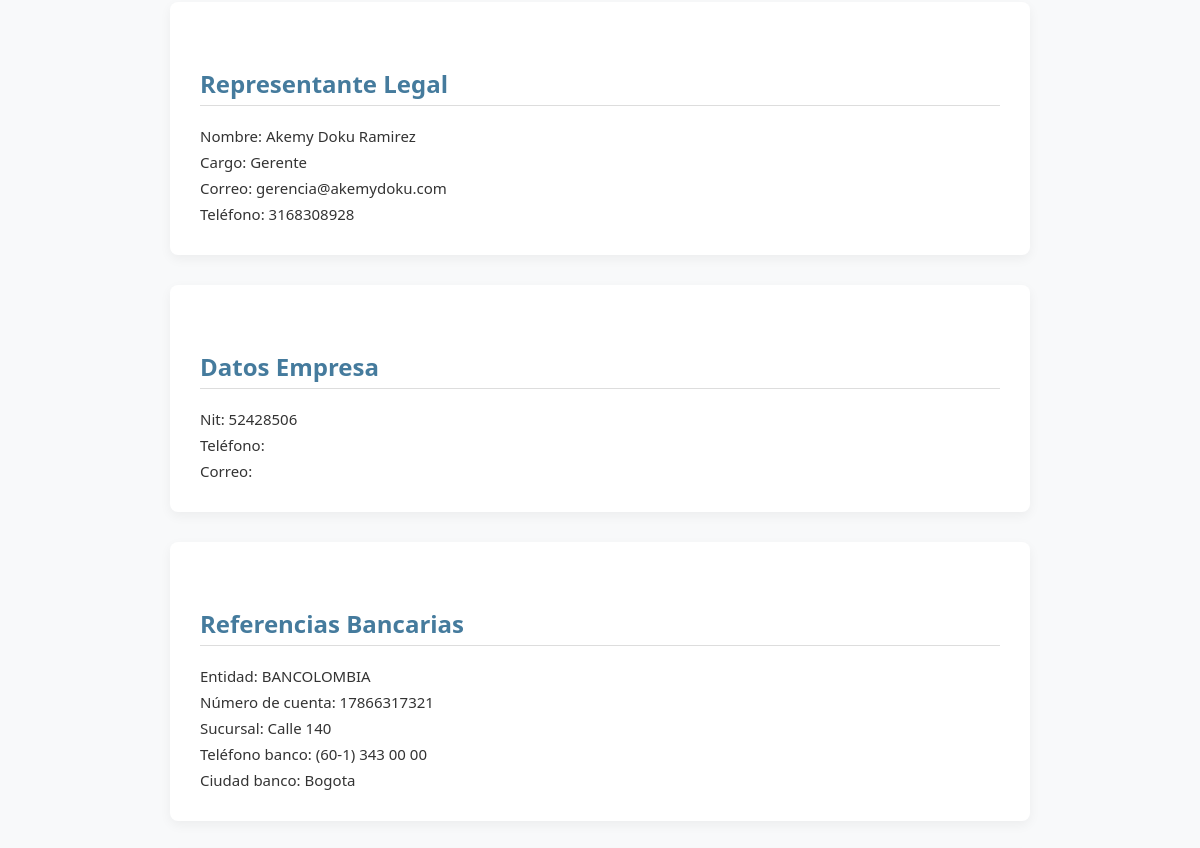
The page /cliente/8/ (middle part) on the database as committed earlier.
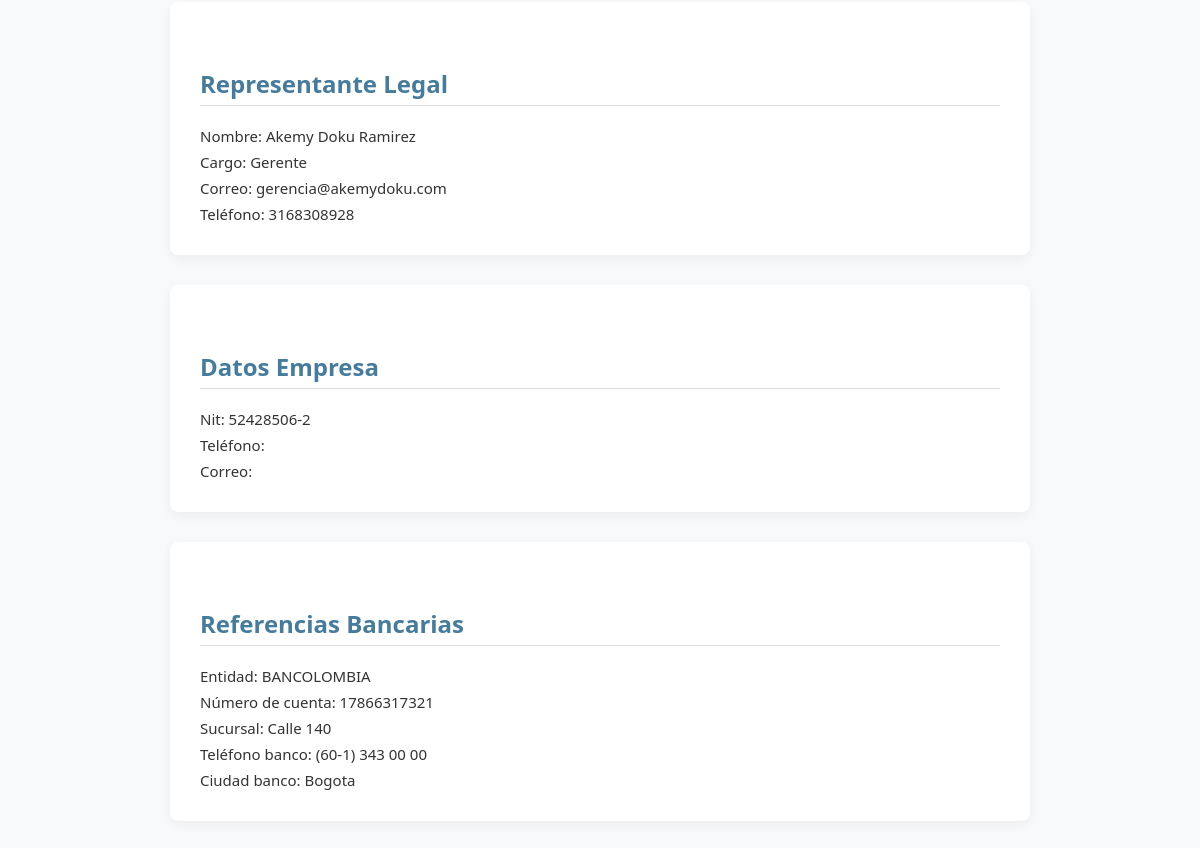
The same page on the database as committed later.
### clientes/models.py (models this page shows, shortened)
class Cliente(models.Model):
    nombre_empresa = models.CharField(max_length=150)
    nit = models.CharField(max_length=30)
    contacto_comercial_nombre = models.CharField(max_length=100, blank=True, null=True)
    contacto_comercial_cargo = models.CharField(max_length=100, blank=True, null=True)
    contacto_comercial_correo = models.EmailField(blank=True, null=True)
    contacto_comercial_telefono = models.CharField(max_length=20, blank=True, null=True)
    contacto_financiero_nombre = models.CharField(max_length=100, blank=True, null=True)
    contacto_financiero_cargo = models.CharField(max_length=100, blank=True, null=True)
    contacto_financiero_correo = models.EmailField(blank=True, null=True)
    contacto_financiero_telefono = models.CharField(max_length=20, blank=True, null=True)
    representante_nombre = models.CharField(max_length=100, blank=True, null=True)
    TIPO_DOCUMENTO_CHOICES = [
        ('CC', 'Cédula de Ciudadanía'),
        ('CE', 'Cédula de Extranjería'),
        ('PA', 'Pasaporte'),
        ('NIT', 'NIT'),
    ]
    tipo_documento = models.CharField(
        max_length=3,
        choices=TIPO_DOCUMENTO_CHOICES,
        default='CC'
    )
    numero_documento = models.CharField(max_length=50, blank=True, null=True)
    representante_cargo = models.CharField(max_length=100, blank=True, null=True)
    representante_correo = models.EmailField(blank=True, null=True)
    representante_telefono = models.CharField(max_length=20, blank=True, null=True)
    entidad_bancaria = models.CharField(max_length=100, blank=True, null=True)
    numero_cuenta = models.CharField(max_length=50, blank=True, null=True)
    sucursal = models.CharField(max_length=100, blank=True, null=True)
    telefono_banco = models.CharField(max_length=20, blank=True, null=True)
    ciudad_banco = models.CharField(max_length=100, blank=True, null=True)
    forma_pago = models.CharField(max_length=25, choices=[('credito', 'Crédito'), ('contado', 'Contado'), ('servicio', 'Prestación de servicios')])
    cupo_credito = models.DecimalField(max_digits=12, decimal_places=2, blank=True, null=True)
    plazo_credito = models.PositiveIntegerField(blank=True, null=True, help_text="Días")
    rut = models.FileField(upload_to='documentos/rut/', blank=True, null=True)
    certificacion_bancaria = models.FileField(upload_to='documentos/cert_bancaria/', blank=True, null=True)
    camara_comercio = models.FileField(upload_to='documentos/camara_comercio/', blank=True, null=True)  # opcional
    representante_cedula_archivo = models.FileField(upload_to='documentos/cedulas/', blank=True, null=True)  # opcional
    qr_image = models.ImageField(upload_to='qrcodes/', blank=True, null=True, editable=False)

### clientes/views.py (the view)
# urls.py: path('cliente/<int:pk>/', views.cliente_detalle, name='cliente_detalle'),
def cliente_detalle(request, pk):
    cliente = get_object_or_404(Cliente, pk=pk)
    archivo = cliente.camara_comercio.url if cliente.camara_comercio else None
    return render(request, 'clientes/detalle.html', {
        'cliente': cliente,
        'archivo': archivo
    })

### clientes/templates/clientes/detalle.html (shortened to what this page needs)
<!DOCTYPE html>
<html lang="es">
<head>
</head>
<body>
    {% if cliente.representante_nombre or cliente.representante_correo %}
    <div class="section">
        <h2>Representante Legal</h2>
        {% if cliente.representante_nombre %}<p>Nombre: {{ cliente.representante_nombre }}</p>{% endif %}
        {% if cliente.representante_cargo %}<p>Cargo: {{ cliente.representante_cargo }}</p>{% endif %}
        {% if cliente.representante_correo %}<p>Correo: {{ cliente.representante_correo }}</p>{% endif %}
        {% if cliente.representante_telefono %}<p>Teléfono: {{ cliente.representante_telefono }}</p>{% endif %}
    </div>
    {% endif %}
    <div class="section">
        <h2>Datos Empresa</h2>
        <p>Nit: {{ cliente.nit }}</p>
        <p>Teléfono: {{ cliente.telefono_empresa }}</p>
        <p>Correo: {{ cliente.correo_empresa }}</p>
    </div>
    <div class="section">
        <h2>Referencias Bancarias</h2>
        <p>Entidad: {{ cliente.entidad_bancaria }}</p>
        <p>Número de cuenta: {{ cliente.numero_cuenta }}</p>
        <p>Sucursal: {{ cliente.sucursal }}</p>
        <p>Teléfono banco: {{ cliente.telefono_banco }}</p>
        <p>Ciudad banco: {{ cliente.ciudad_banco }}</p>
    </div>
</body>
</html>

### clientes/templates/clientes/detalle.html (style rules this page uses)
body { font-family: 'Segoe UI', sans-serif; background-color: #f8f9fa; margin: 0; padding: 40px; color: #333; }
h2 { color: #457b9d; border-bottom: 1px solid #ddd; padding-bottom: 5px; margin-top: 40px; }
p { margin: 6px 0; font-size: 15px; }
.section { max-width: 800px; margin: 0 auto; background-color: #ffffff; padding: 25px 30px; border-radius: 8px; box-shadow: 0 4px 12px rgba(0, 0, 0, 0.05); margin-bottom: 30px; }

Rows that differ between the two databases and show on the page:
changed Cliente "Akemy Doku Ramirez": nit "52428506" → "52428506-2"
